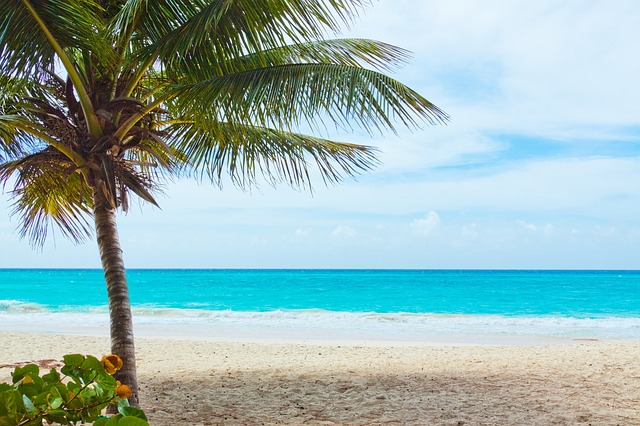
//> input picture 2020-2021/opencv/set1/example1/plaza.jpg, 640 x 426 px
$ ./cv   (built with g++ and OpenCV 4)
//> lines starting //> are read from the running program, lines starting //| are printed output that depends on the picture; after the words box and inside, x2 and y2 are one past the last pixel; in counts of white or black regions, pixels touching at a corner belong together
#include <cv.hpp>
#include <highgui.h>
#include <iostream>

using namespace std;
using namespace cv;

int main( int argc, char** argv ) {
	//int w = 320,h = 240,fps;
	int w = 640,h = 480,fps;
	bool continueCapture = true;
	namedWindow( "efekty", CV_WINDOW_AUTOSIZE );
	Mat background;
	{
		Mat bg = imread("plaza.jpg", CV_LOAD_IMAGE_COLOR);
//> bg is the input picture: 426 rows x 640 cols, CV_8UC3; mean B, G, R 177, 179.4, 149.8
		resize(bg,background, {w,h});
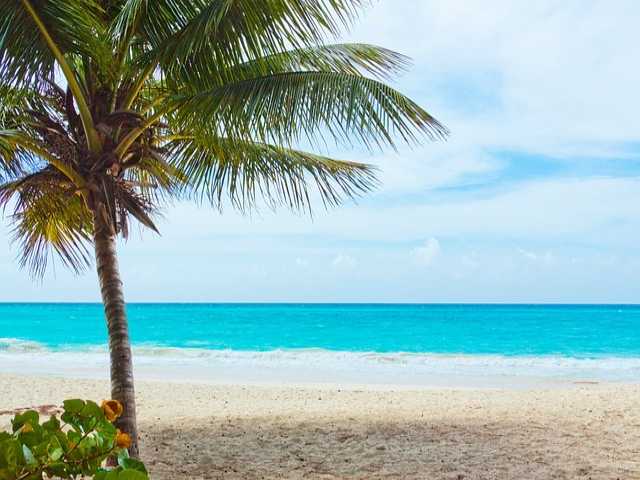
//> background: 480 rows x 640 cols, CV_8UC3; mean B, G, R 177, 179.3, 149.7
	}
	VideoCapture cap(0);
	if ( !cap.isOpened() ) return -1;
	while( continueCapture ) {
		int key;
		Mat frame;
		if ( cap.read( frame ) ) {
			resize(frame,frame, {w,h});
			Mat maskWhite, maskBlack;
			inRange(frame,Scalar(160,0,0),Scalar(255,255,255),maskWhite);
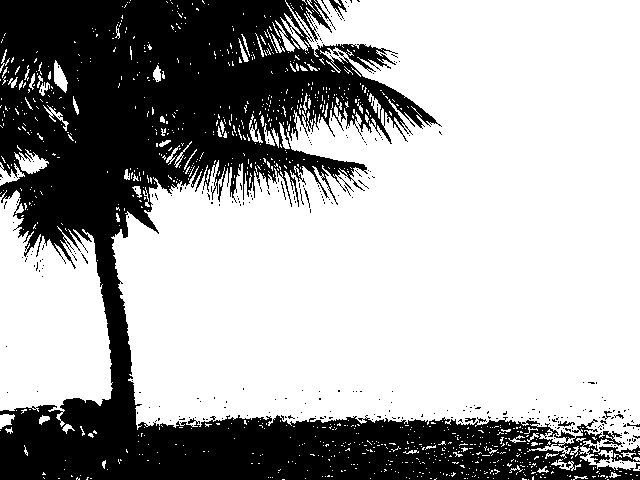
//> maskWhite: 480 rows x 640 cols, CV_8UC1; 66% white; 293 black regions (283 under 20 px), largest, box (x1, y1, x2, y2) and area: (0, 0, 640, 480) 103314, (329, 0, 347, 19) 108, (558, 421, 575, 427) 49
			bitwise_not(maskWhite,maskBlack);
			Mat frame2;
			Mat bg2;
			frame.copyTo(frame2, maskBlack);
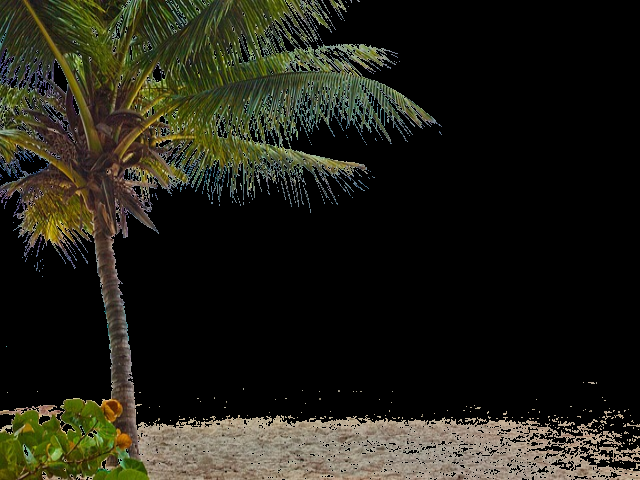
//> frame2: 480 rows x 640 cols, CV_8UC3; mean B, G, R 23.2, 33.1, 33.9
			background.copyTo(bg2, maskWhite);
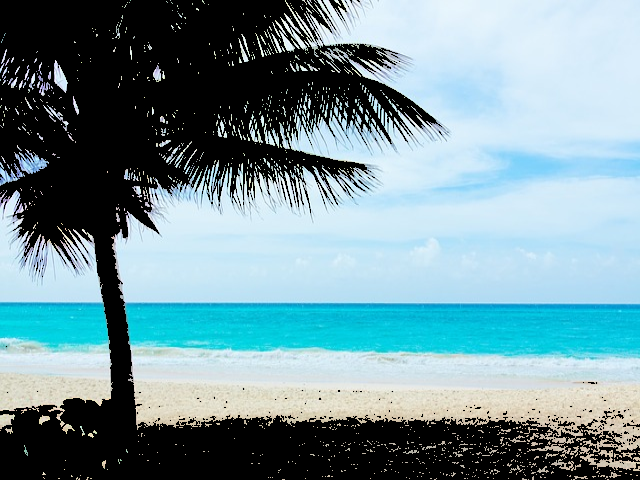
//> bg2: 480 rows x 640 cols, CV_8UC3; mean B, G, R 153.8, 146.2, 115.8
			frame = frame2 + bg2;
			imshow( "efekty", frame );
		} else continueCapture = false;
		if( (waitKey( 15 )&0x0ff) == 27 ) continueCapture = false;
//> the Esc key is pressed
	}
	return 0;
}
